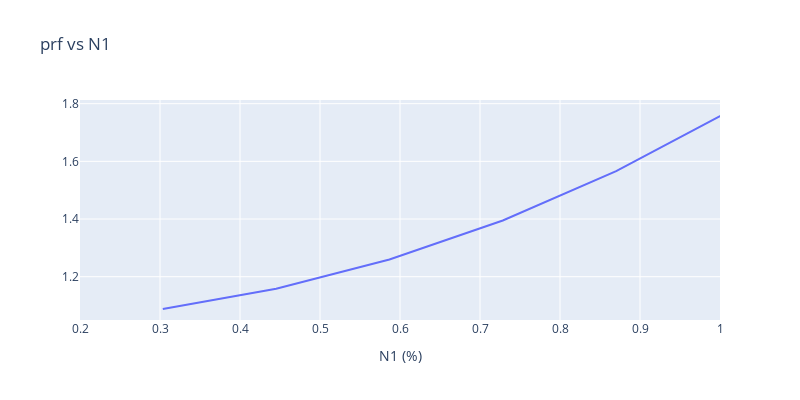
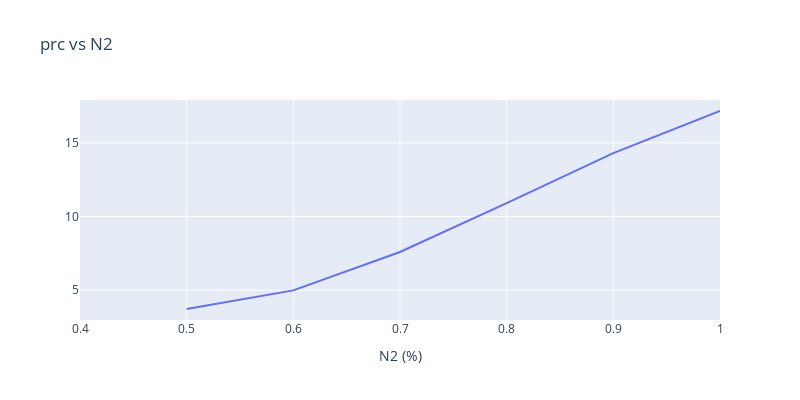
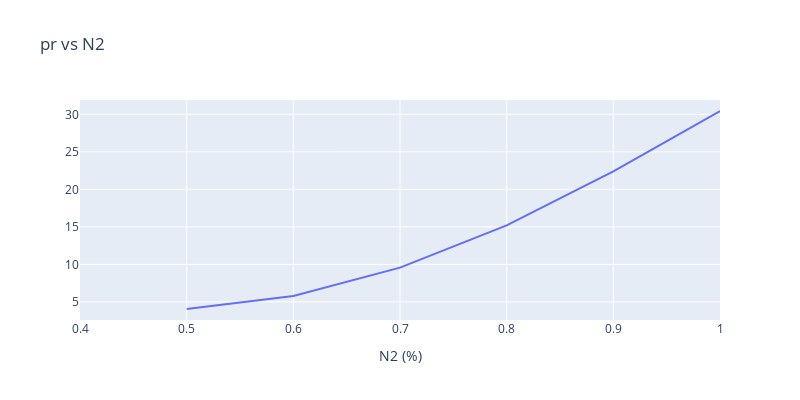
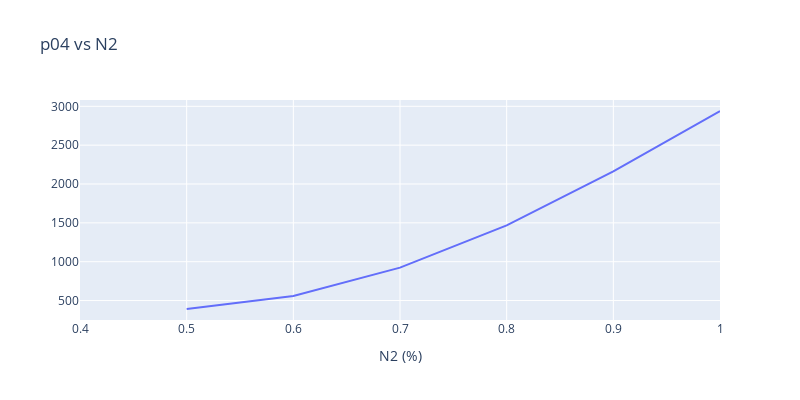

Notebook source saved alongside these figures, in order:
### Code cell
var_and_unit = {
    # "N1": "",
    # "thrust": "kN",
    # "tsfc": "kg/(kN.s)",
    "prf": "",
    "prc": "",
    "pr": "",
    # "p03": "",
    # "t04": "K",
    "p04": "",
    "p05": "",
    "p06": "",
    # "u_core": "kg/s",
    # "fuel_consumption": "kg/s",
    # "bpr": "",
}
for variable, unit in var_and_unit.items():
    if variable in ["prf", "bpr"]:
        param = "N1"
        range_x = [0.2, 1.0]
    else:
        param = "N2"
        range_x = [0.4, 1.0]
    df = turbofan.get_values_by_changing_param(variable, param)
    px.line(
        df,
        x=param,
        y=variable,
        title=f"{variable} vs {param}",
        labels={param: f"{param} (%)", variable: unit},
        range_x=range_x,
        width=800,
        height=400,
    ).show()

### Figure 1 — Plotly figure (JSON) as saved in the notebook; plotly's stock layout.template omitted (floating-point values rounded to 4 significant figures)
{"data": [{"hovertemplate": "N1 (%)=%{x}<br>=%{y}<extra></extra>", "legendgroup": "", "line": {"color": "#636efa", "dash": "solid"}, "marker": {"symbol": "circle"}, "mode": "lines", "name": "", "orientation": "v", "showlegend": false, "x": [0.3035, 0.4452, 0.5868, 0.7285, 0.8702, 1.012], "xaxis": "x", "y": [1.088, 1.158, 1.26, 1.395, 1.566, 1.775], "yaxis": "y", "type": "scatter"}], "layout": {"xaxis": {"anchor": "y", "domain": [0.0, 1.0], "title": {"text": "N1 (%)"}, "range": [0.2, 1.0]}, "yaxis": {"anchor": "x", "domain": [0.0, 1.0], "title": {"text": ""}}, "legend": {"tracegroupgap": 0}, "title": {"text": "prf vs N1"}, "height": 400, "width": 800}}

### Figure 2 — Plotly figure (JSON) as saved in the notebook; plotly's stock layout.template omitted (floating-point values rounded to 4 significant figures)
{"data": [{"hovertemplate": "N2 (%)=%{x}<br>=%{y}<extra></extra>", "legendgroup": "", "line": {"color": "#636efa", "dash": "solid"}, "marker": {"symbol": "circle"}, "mode": "lines", "name": "", "orientation": "v", "showlegend": false, "x": [0.5, 0.6, 0.7, 0.8, 0.9, 1.0], "xaxis": "x", "y": [3.726, 4.99, 7.591, 10.9, 14.3, 17.16], "yaxis": "y", "type": "scatter"}], "layout": {"xaxis": {"anchor": "y", "domain": [0.0, 1.0], "title": {"text": "N2 (%)"}, "range": [0.4, 1.0]}, "yaxis": {"anchor": "x", "domain": [0.0, 1.0], "title": {"text": ""}}, "legend": {"tracegroupgap": 0}, "title": {"text": "prc vs N2"}, "height": 400, "width": 800}}

### Figure 3 — Plotly figure (JSON) as saved in the notebook; plotly's stock layout.template omitted (floating-point values rounded to 4 significant figures)
{"data": [{"hovertemplate": "N2 (%)=%{x}<br>=%{y}<extra></extra>", "legendgroup": "", "line": {"color": "#636efa", "dash": "solid"}, "marker": {"symbol": "circle"}, "mode": "lines", "name": "", "orientation": "v", "showlegend": false, "x": [0.5, 0.6, 0.7, 0.8, 0.9, 1.0], "xaxis": "x", "y": [4.054, 5.779, 9.563, 15.21, 22.4, 30.45], "yaxis": "y", "type": "scatter"}], "layout": {"xaxis": {"anchor": "y", "domain": [0.0, 1.0], "title": {"text": "N2 (%)"}, "range": [0.4, 1.0]}, "yaxis": {"anchor": "x", "domain": [0.0, 1.0], "title": {"text": ""}}, "legend": {"tracegroupgap": 0}, "title": {"text": "pr vs N2"}, "height": 400, "width": 800}}

### Figure 4 — Plotly figure (JSON) as saved in the notebook; plotly's stock layout.template omitted (floating-point values rounded to 4 significant figures)
{"data": [{"hovertemplate": "N2 (%)=%{x}<br>=%{y}<extra></extra>", "legendgroup": "", "line": {"color": "#636efa", "dash": "solid"}, "marker": {"symbol": "circle"}, "mode": "lines", "name": "", "orientation": "v", "showlegend": false, "x": [0.5, 0.6, 0.7, 0.8, 0.9, 1.0], "xaxis": "x", "y": [391.4, 558.0, 923.3, 1468.0, 2162.0, 2940.0], "yaxis": "y", "type": "scatter"}], "layout": {"xaxis": {"anchor": "y", "domain": [0.0, 1.0], "title": {"text": "N2 (%)"}, "range": [0.4, 1.0]}, "yaxis": {"anchor": "x", "domain": [0.0, 1.0], "title": {"text": ""}}, "legend": {"tracegroupgap": 0}, "title": {"text": "p04 vs N2"}, "height": 400, "width": 800}}
